Frame 1 (no input): blank canvas, image omitted
Frame 60 (the mouse pressed at the canvas centre just before this capture): blank canvas, image omitted
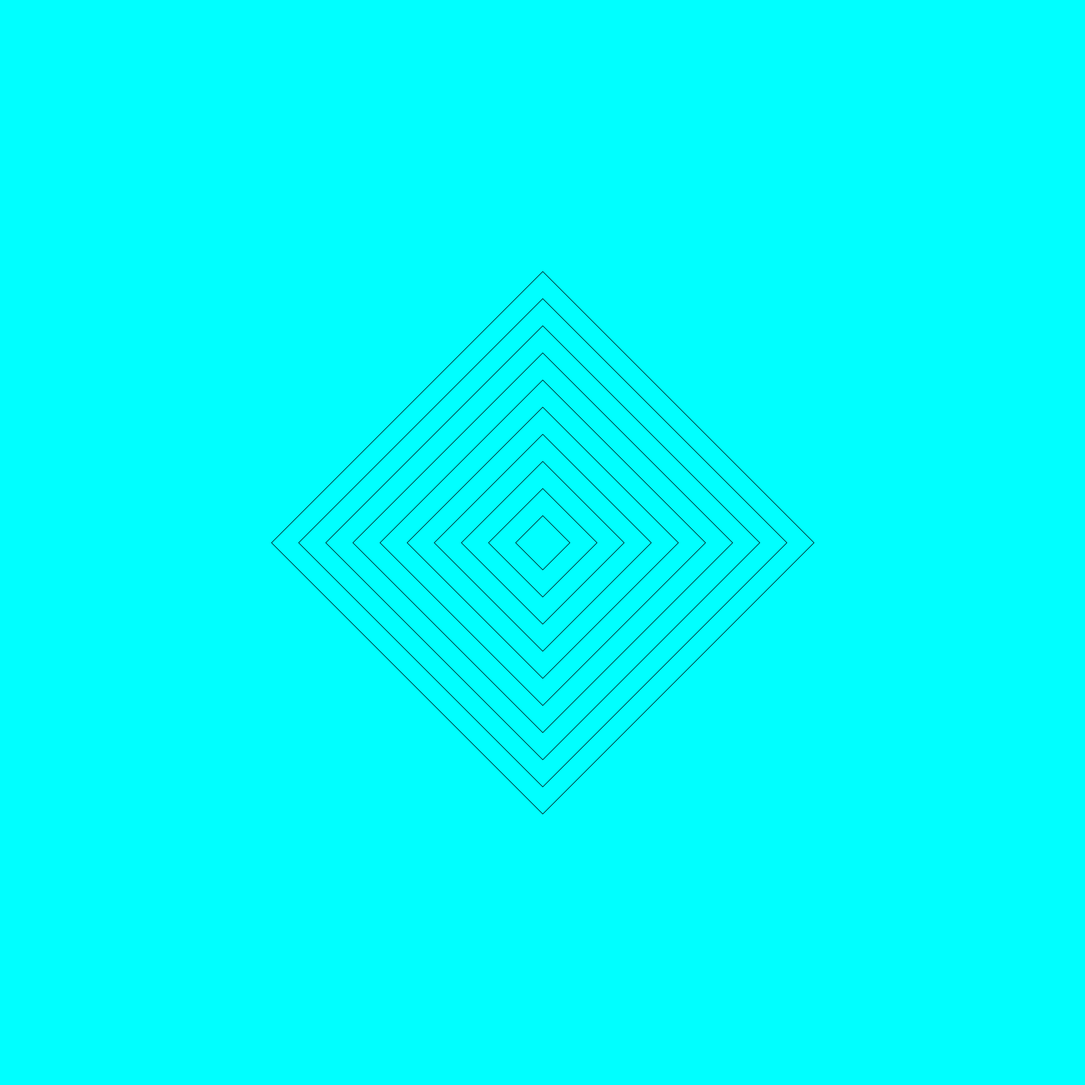
Frame 120 (the mouse held since frame 60 and released just before this capture)

The Processing sketch whose frames 1 and 60 were blank and that drew this single picture after the mouse press (run headless with seeded random() and noise(); from frame 60 on, the mouse is pressed at the canvas centre):

// Processing sketch: Color_02
// ── Color_02.pde
/*Programmer: Faraz Eskandari
  Variation for generative Design Book, Color 01.
  3/29/2021
*/


//Total number of Diamonds
int total = 10;

//Array of Diamonds object
Diamond[] diamonds = new Diamond[total];

void setup() {
    size(2000, 2000);
    //Maximum size of each diamond
    int max = width / total;

    //Using for loop to initilize each object in array
    for (int i = 0; i < total; ++i) {
        diamonds[i] = new Diamond(0, 0, (total-i)*max/2, i);
    }
}

void draw() {
    //Change color mode to HSB
    colorMode(HSB, 360, 100, 100);
    //Using mouseY location for hue of background
    float h = map(mouseY, 0, height, 360, 0);
    background(h, 100, 100);

    //Using for loop to run each mothod of diamonds object
    for (int i = 0; i < total; ++i) {
        diamonds[i].resize(mouseX);
        diamonds[i].reColor(mouseY);
        diamonds[i].display(width, height);
    }
}


// ── Diamond.pde
//Diamond class
class Diamond {
    //Location of Diamond
    int x, y;
    //Maximum size of Siamond
    float h;
    //size of Diamond
    float diameter;
    //Hue of color
    float colorHue;
    //Index number of each Diamond
    int n;

    //Diamond class constructor, pass in x, y, maximum size of Diamonds and index number
    Diamond(int _x, int _y, float _h, int _i) {
        x = _x;
        y = _y;
        h = _h;
        n = _i;
    }

    //Function for changing size of each Diamond base on mouseX location
    void resize(int _mouseX) {
        int mx = _mouseX;
        diameter = map(mx, 0, width, 0, h);
    }

    //Function for changing Hue of each Diamond base on mouseY location
    void reColor(int _mouseY) {
        colorHue = map(mouseY, 0, height, 0, 360);
    }

    void display(int _width, int _height) {
        pushMatrix();    
        translate(_width/2, _height/2);

        colorMode(HSB, 360, 100, 100);

        //Choose fill color base on index number
        if (n%2==0) {
            fill(colorHue, 100, 100);
        } else {
            fill(360 - colorHue, 100, 100);
        }
        
        //Diamond shape
        beginShape();
        vertex(diameter, 0);
        vertex(0, diameter);
        vertex(-diameter, 0);
        vertex(0, -diameter);
        endShape(CLOSE);

        popMatrix();
    }
}
